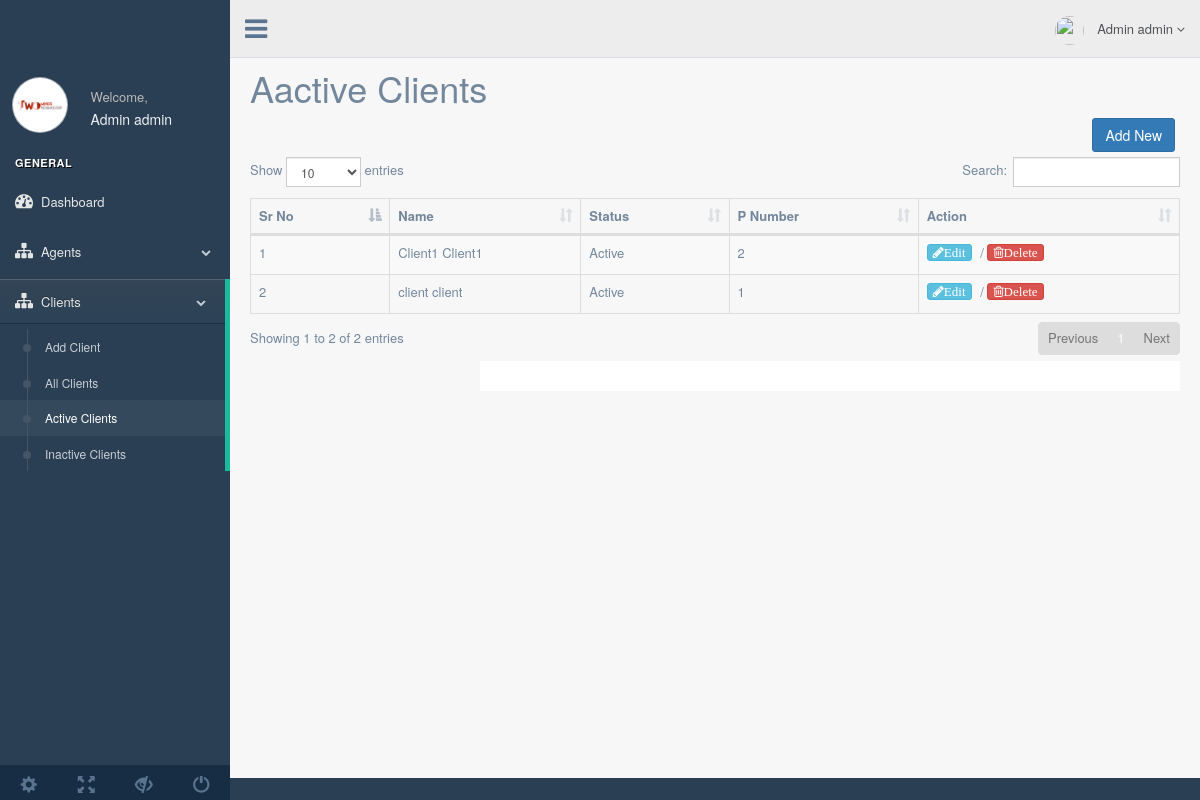
The app's page /admin/activeclients.php (signed in) with its own data.
### tables this page shows
CREATE TABLE `users` (
  `id` int(11) NOT NULL,
  `fname` varchar(600) NOT NULL,
  `lname` varchar(600) NOT NULL,
  `phone` varchar(600) NOT NULL,
  `email` varchar(600) NOT NULL,
  `status` int(11) NOT NULL,
  `password` varchar(600) NOT NULL,
  `role` varchar(10) NOT NULL
);

### admin/include/MysqliDB.php (called while the page is built, shortened)
<?php
class MysqliDb
{
public static $prefix = '';
protected $_mysqli;
protected $_query;
protected $_queryOptions = array();
protected $_orderBy = array();
protected $_groupBy = array();
protected $_bindParams = array('');
protected $host;
protected $username;
protected $password;
protected $db;
protected $port;
protected $charset;
public $returnType = 'array';
protected $_nestJoin = false;
private $_tableName = '';
protected $_mapKey = null;
public function __construct($host = null, $username = null, $password = null, $db = null, $port = null, $charset = 'utf8')
{
$isSubQuery = false;
if (is_object($host)) {
  $this->_mysqli = $host;
} else {
  $this->host = $host;
}
$this->username = $username;
$this->password = $password;
$this->db = $db;
$this->port = $port;
$this->charset = $charset;
}
public function connect()
{
$this->_mysqli = new mysqli($this->host, $this->username, $this->password, $this->db, $this->port);
if ($this->charset) {
  $this->_mysqli->set_charset($this->charset);
}
}
public function mysqli()
{
return $this->_mysqli;
}
protected function reset()
{
$this->_orderBy = array();
$this->_groupBy = array();
$this->_bindParams = array('');
$this->_query = null;
$this->_queryOptions = array();
$this->returnType = 'array';
$this->_nestJoin = false;
$this->_forUpdate = false;
$this->_lockInShareMode = false;
$this->_tableName = '';
$this->_updateColumns = null;
$this->_mapKey = null;
}
public function arrayBuilder()
{
$this->returnType = 'array';
return $this;
}
public function get($tableName, $numRows = null, $columns = '*')
{
$column = is_array($columns) ? implode(', ', $columns) : $columns;
if (strpos($tableName, '.') === false) {
  $this->_tableName = self::$prefix . $tableName;
} else {
  $this->_tableName = $tableName;
}
$this->_query = 'SELECT ' . implode(' ', $this->_queryOptions) . ' ' .
  $column . " FROM " . $this->_tableName;
$stmt = $this->_buildQuery($numRows);
$stmt->execute();
$res = $this->_dynamicBindResults($stmt);
return $res;
}
public function getValue($tableName, $column, $limit = 1)
{
$res = $this->ArrayBuilder()->get($tableName, $limit, "{$column} AS retval");
if ($limit == 1) {
  if (isset($res[0]["retval"])) {
	  return $res[0]["retval"];
  }
  return null;
}
$newRes = Array();
return $newRes;
}
public function orderBy($orderByField, $orderbyDirection = "DESC", $customFields = null)
{
$orderbyDirection = strtoupper(trim($orderbyDirection));
$orderByField = preg_replace("/[^-a-z0-9\.\(\),_`\*\'\"]+/i", '', $orderByField);
$orderByField = preg_replace('/(\`)([`a-zA-Z0-9_]*\.)/', '\1' . self::$prefix . '\2', $orderByField);
$this->_orderBy[$orderByField] = $orderbyDirection;
return $this;
}
protected function _determineType($item)
{
switch (gettype($item)) {
  case 'NULL':
  case 'string':
	  return 's';
	  break;
  case 'boolean':
  case 'integer':
	  return 'i';
	  break;
}
return '';
}
protected function _bindParam($value)
{
$this->_bindParams[0] .= $this->_determineType($value);
array_push($this->_bindParams, $value);
}
protected function _buildPair($operator, $value)
{
if (!is_object($value)) {
  return ' ' . $operator . ' ? ';
}
$subQuery = $value->getSubQuery();
return " " . $operator . " (" . $subQuery['query'] . ") " . $subQuery['alias'];
}
protected function _buildQuery($numRows = null, $tableData = null)
{
$stmt = $this->_prepareQuery();
if (count($this->_bindParams) > 1) {
  call_user_func_array(array($stmt, 'bind_param'), $this->refValues($this->_bindParams));
}
return $stmt;
}
protected function _dynamicBindResults(mysqli_stmt $stmt)
{
$parameters = array();
$results = array();
$mysqlLongType = 252;
$shouldStoreResult = false;
$meta = $stmt->result_metadata();
$row = array();
while ($field = $meta->fetch_field()) {
  if ($this->_nestJoin && $field->table != $this->_tableName) {
	  $field->table = substr($field->table, strlen(self::$prefix));
	  $row[$field->table][$field->name] = null;
	  $parameters[] = & $row[$field->table][$field->name];
  } else {
	  $row[$field->name] = null;
	  $parameters[] = & $row[$field->name];
  }
}
call_user_func_array(array($stmt, 'bind_result'), $parameters);
while ($stmt->fetch()) {
  if ($this->returnType == 'object') {
	  $result = new stdClass ();
	  foreach ($row as $key => $val) {
		  if (is_array($val)) {
			  $result->$key = new stdClass ();
			  foreach ($val as $k => $v) {
				  $result->$key->$k = $v;
			  }
		  } else {
			  $result->$key = $val;
		  }
	  }
  } else {
	  $result = array();
	  foreach ($row as $key => $val) {
		  if (is_array($val)) {
			  foreach ($val as $k => $v) {
				  $result[$key][$k] = $v;
			  }
		  } else {
			  $result[$key] = $val;
		  }
	  }
  }
  if ($this->_mapKey) {
	  $results[$row[$this->_mapKey]] = count($row) > 2 ? $result : end($result);
  } else {
	  array_push($results, $result);
  }
}
return $results;
}
protected function _buildCondition($operator, &$conditions)
{
if (empty($conditions)) {
  return;
}
$this->_query .= ' ' . $operator;
foreach ($conditions as $cond) {
  list ($concat, $varName, $operator, $val) = $cond;
  $this->_query .= " " . $concat . " " . $varName;
  switch (strtolower($operator)) {
	  default:
		  if (is_array($val)) {
			  $this->_bindParams($val);
		  } elseif ($val === null) {
			  $this->_query .= ' ' . $operator . " NULL";
		  } elseif ($val != 'DBNULL' || $val == '0') {
			  $this->_query .= $this->_buildPair($operator, $val);
		  }
  }
}
}
protected function _buildGroupBy()
{
if (empty($this->_groupBy)) {
  return;
}
$this->_query .= " GROUP BY ";
$this->_query = rtrim($this->_query, ', ') . " ";
}
protected function _buildOrderBy()
{
if (empty($this->_orderBy)) {
  return;
}
$this->_query .= " ORDER BY ";
foreach ($this->_orderBy as $prop => $value) {
  if (strtolower(str_replace(" ", "", $prop)) == 'rand()') {
	  $this->_query .= "rand(), ";
  } else {
	  $this->_query .= $prop . " " . $value . ", ";
  }
}
$this->_query = rtrim($this->_query, ', ') . " ";
}
protected function _buildLimit($numRows)
{
if (!isset($numRows)) {
  return;
}
if (is_array($numRows)) {
  $this->_query .= ' LIMIT ' . (int) $numRows[0] . ', ' . (int) $numRows[1];
} else {
  $this->_query .= ' LIMIT ' . (int) $numRows;
}
}
protected function _prepareQuery()
{
if (!$stmt = $this->mysqli()->prepare($this->_query)) {
  $msg = $this->mysqli()->error . " query: " . $this->_query;
  $num = $this->mysqli()->errno;
  $this->reset();
  throw new Exception($msg, $num);
}
return $stmt;
}
protected function refValues(array &$arr)
{
if (strnatcmp(phpversion(), '5.3') >= 0) {
  $refs = array();
  foreach ($arr as $key => $value) {
	  $refs[$key] = & $arr[$key];
  }
  return $refs;
}
return $arr;
}
protected function replacePlaceHolders($str, $vals)
{
$i = 1;
$newStr = "";
while ($pos = strpos($str, "?")) {
  $val = $vals[$i++];
  $newStr .= substr($str, 0, $pos) . "'" . $val . "'";
  $str = substr($str, $pos + 1);
}
$newStr .= $str;
return $newStr;
}
}

### admin/include/conn.php (called while the page is built, shortened)
<?php ob_start();
$db = new MysqliDb (HOST,USER,PASSWORD,DATABASE);
?>

### admin/activeclients.php (the view, shortened to what this page needs)
<!DOCTYPE html>
<html lang="en">
<?php  ob_start(); include_once("include/auth.php");
include_once("include/MysqliDB.php");
include_once("include/conn.php");
?>
  <head>
    <link href="vendors/bootstrap/dist/css/bootstrap.min.css" rel="stylesheet">
    <link href="vendors/font-awesome/css/font-awesome.min.css" rel="stylesheet">
    <link href="vendors/nprogress/nprogress.css" rel="stylesheet">
    <link href="vendors/bootstrap-daterangepicker/daterangepicker.css" rel="stylesheet">
    <link href="vendors/datatables/css/dataTables.bootstrap.min.css" rel="stylesheet">
    <link href="build/css/custom.min.css" rel="stylesheet">
  </head>
  <body class="nav-md">
    <div class="container body">
      <div class="main_container">
         <?php include_once("include/sidebar.php"); ?>
        <?php include_once("include/header.php"); ?>
        <div class="right_col" role="main">
         <h1>Aactive Clients</h1>
        <div class="pull-right">
        <a href="addclients.php">
          <button class="btn btn-primary"> Add New</button>
        </a>
        </div>
        <table id="datatable" class="table table-striped table-bordered">
                      <thead>
                        <tr>
                          <th>Sr No</th>
                          <th>Name</th>
                          <th>Status</th>
                          <th>P Number</th>
                          <th>Action</th>
                        </tr>
                      </thead>
                      <tbody>
                          <?php
                                $i=0;
                                $db->orderBy("id","desc");
                                $db->where("status",1);
                                $db->where("role","c");
                                $mn=$db->get("users");
                                foreach($mn as $men){
                                  $db->where("uid",$men["id"]);
                                 $p = $db->getValue("user_info","pnumber");
                                     ?>
						       <tr>
							   <td><?php echo ++$i; ?></td>
							   <td><?php echo $men["fname"]. " ".$men["lname"]; ?></td>
							   <td>
							        <?php
									  if($men["status"]=="1")
										   echo "Active";
									   else
										   echo "Inactive";
									   ?>
							   </td>
							   <td><?php echo $p; ?></td>
							   <td><a href="clients.php?id=<?php echo $men["id"]; ?>&mode=edit" class="fa fa-pencil btn btn-info btn-xs">Edit</a>
							   /
							   <a href="clients.php?id=<?php echo $men["id"]; ?>&mode=delete" class=" fa fa-trash-o btn btn-danger btn-xs">Delete</a></td>
							   </tr>
								<?php } ?>
                      </tbody>
                    </table>
       <?php include_once("include/footer.php"); ?>
      </div>
    </div>
  </body>
</html>

### records on screen
users: fname "Client1", lname "Client1", status "Active", p "2"
users: fname "client", lname "client", status "Active", p "1"
